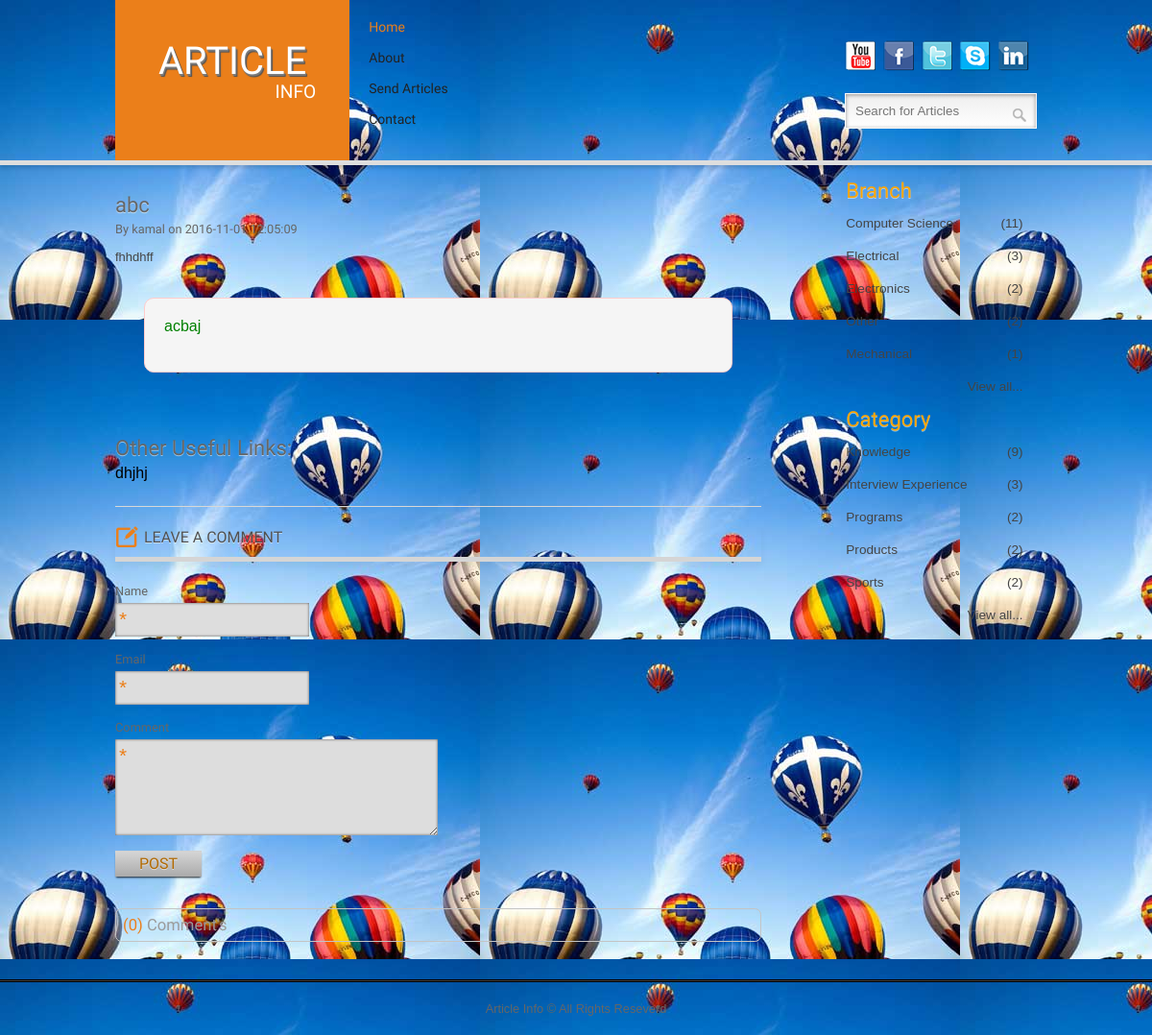
The app's page /article.php?fetch=22, older data.
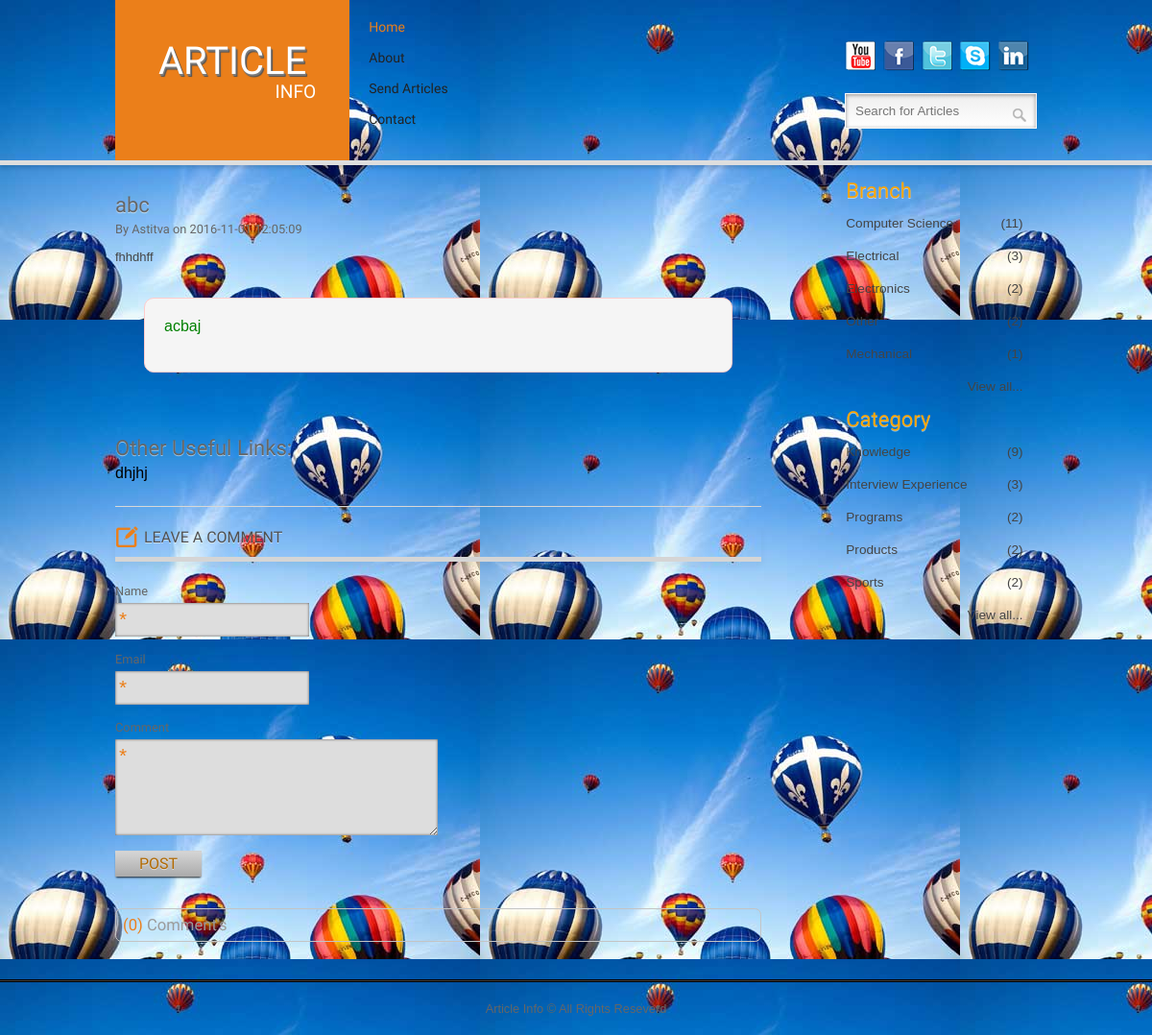
The same page, newer data.
### tables this page shows
CREATE TABLE `posts` (
  `postid` int(11) NOT NULL,
  `branchid` int(11) NOT NULL,
  `kindid` int(11) NOT NULL,
  `topic` varchar(1000) NOT NULL,
  `shortinfo` varchar(5000) NOT NULL,
  `longinfo` text NOT NULL,
  `author` varchar(1000) NOT NULL,
  `links` text NOT NULL,
  `subtime` varchar(1000) NOT NULL,
  `keywords` text,
  `code_data` text NOT NULL,
  `visits` int(11) NOT NULL DEFAULT '0'
);

### article.php (the view, shortened to what this page needs)
<!DOCTYPE HTML>
<head>
<?php
	include("includes/header.php");
	include("includes/connection.php");
	$fetch=$_GET['fetch'];
	$query="SELECT `branchid`, `kindid`, `topic`, `longinfo`, `author`, `links`, `subtime`, `keywords`,`code_data` FROM `posts` WHERE postid=$fetch";
	$result=mysqli_query($connection,$query);
	$row=mysqli_fetch_row($result);
?>
<div class="wrap">
	<div class="main">
		<div class="content">
			<div class="box1">
   				 <h3><a href="article.php?fetch=<?php echo $fetch; ?>"><?php echo $row[2]; ?></a></h3>
    				<span>By <?php echo $row[4]."  on ".$row[6]; ?><span class="comments"></span></span>
				<div class="blog-data">
				    <p>
				    	<?php echo "$row[3]"; ?>
				    </p>
				    <?php
				    	if($row[8]!=''){
				    		echo "<div class='coded'>";
				    		echo "<pre><code>$row[8]
							</code></pre></div>";
				    	}
				    ?>
				    <div>
				    <?php
				    	if($row[5]!=''){
				    		echo "<br/><br/><h3>Other Useful Links:</h3>";
				    		echo $row[5];
				    	}
				    ?>
				    </div>
				</div>
		</div>
		<?php include("includes/commentform.php"); ?>
		<?php include("includes/postcomments.php"); ?>
	</div>
 </div>
<?php include("includes/sidebar.php"); ?>
</div>
</div>
			<?php include("includes/footer.php"); ?>
</body>
</html>

Row changes from the older to the newer data that the page shows:
changed posts "abc": author "kamal" → "Astitva"
